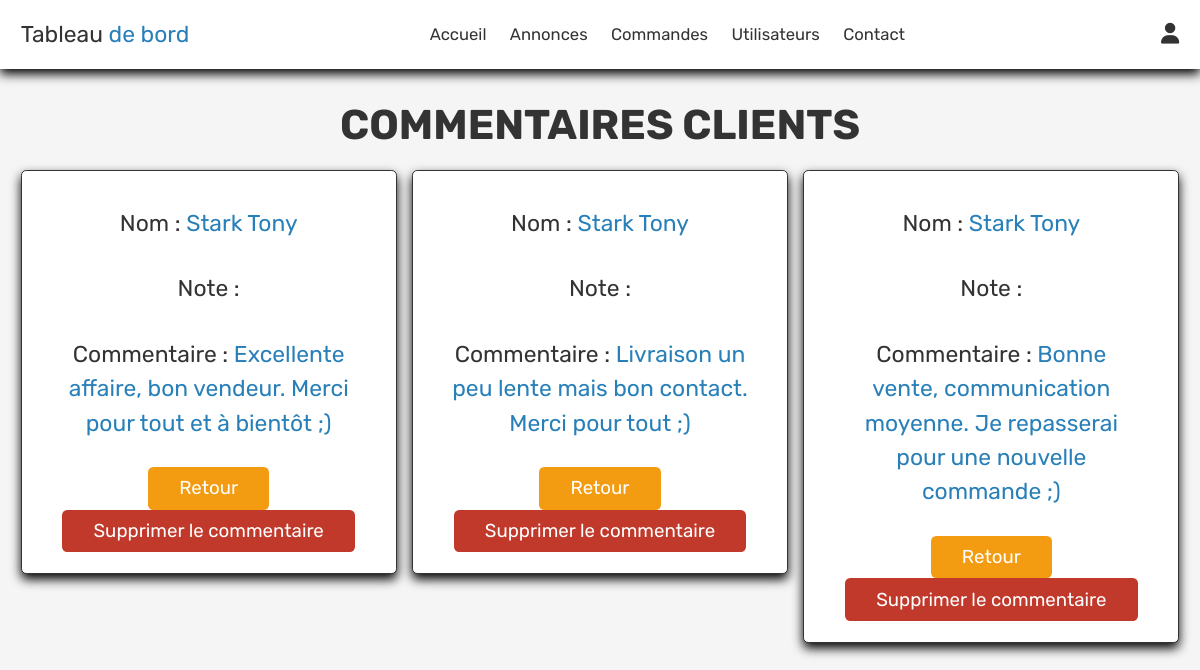
Screenshot of /admin/avis_client.php (signed in) with the database file from the repository.
### tables this page shows
CREATE TABLE `avis` (
  `id` int(100) NOT NULL,
  `num_commande` int(11) DEFAULT NULL,
  `idvendeur` int(11) DEFAULT NULL,
  `client_id` int(100) NOT NULL,
  `nom_vendeur` varchar(50) NOT NULL,
  `nom_client` varchar(100) NOT NULL,
  `note` int(11) NOT NULL,
  `avis` varchar(500) NOT NULL,
  `image` varchar(1000) NOT NULL
);

### admin/avis_client.php (the view, shortened to what this page needs)
<?php
include 'admins/config.php';
$vendeur_id = $_SESSION['vendeur_id'];
?>
<!DOCTYPE html>
<html lang="en">
<head>
    <link rel="stylesheet" href="https://cdnjs.cloudflare.com/ajax/libs/font-awesome/6.2.0/css/all.min.css"
 />
    <link rel="stylesheet" href="https://maxst.icons8.com/vue-static/landings/line-awesome/line-awesome/1.3.0/css/line-awesome.min.css">
    <link rel="stylesheet" href="admins/css/admin.css">
</head>
<body>
    <?php include 'vendeur_header.php'; ?>
    <section class="messages">
        <h1 class="titre">Commentaires clients</h1>
        <div class="box-container">
            <?php
                $select_message = mysqli_query($con, "SELECT * FROM `avis`
                    WHERE idvendeur = '$vendeur_id'")
                    or die("Echec de la requête");
                if(mysqli_num_rows($select_message) > 0){
                    while ($fetch_message = mysqli_fetch_assoc($select_message)) {
            ?>
            <div class="box">
                <p> Nom : <span><?php echo $fetch_message['nom_client']; ?></span></p>
                <p> Note :
                </p>
                <p> Commentaire : <span><?php echo $fetch_message['avis']; ?></span></p>
                <a href="board_vendeur.php" class="option-btn">Retour</a>
                <a href="avis_client.php?delete=<?php echo $fetch_message['id']; ?>"
                    class="delete-btn" onclick="return confirm('Voulez-vous supprimer ce commentaire ?');">Supprimer le commentaire
                </a>
            </div>
            <?php
                };
            }else{
                echo "<p class='vide' style='color: var(--rouge);'>Vous n'avez pas encore d'avis client</p>";
            }
            ?>
        </div>
    </section>
</body>
</html>

### admin/admins/css/admin.css (style rules this page uses)
:root { --bleu: #2980b9; --rouge: #c0392b; --orange: #f39c12; --violet:#8e44ad; --jaune-clair: #faea73; --noir: #333; --blanc: #fff; --couleur-claire: #666; --blanc-clair: #ccc; --bg-clair: #f5f5f5; --box-shadow: 0 .5rem 1rem rgba(0, 0, 0, 1); --border: .1rem solid var(--noir); }
* { font-family: 'Rubik', sans-serif; margin: 0; padding: 0; box-sizing: border-box; outline: none; border: none; text-decoration: none; transition: all 0.2s linear; }
html { font-size: 65%; overflow-x: hidden; background-color: var(--blanc-clair); }
body { background-color: var(--bg-clair); }
section { padding: 3rem 2rem; }
.titre { text-align: center; margin-bottom: 2rem; text-transform: uppercase; color: var(--noir); font-size: 4rem; }
.btn, .option-btn, .delete-btn, .white-btn { display: inline-block; margin-top: 1rem; padding: 1rem 3rem; cursor: pointer; color: var(--blanc); font-size: 1.8rem; border-radius: .5rem; }
.option-btn { background-color: var(--orange); }
.delete-btn { background-color: var(--rouge); }
.messages .box { border-radius: .5rem; padding: 2rem; background-color: var(--blanc); box-shadow: var(--box-shadow); border: var(--border); text-align: center; }
.messages .box-container { display: grid; grid-template-columns: repeat(auto-fit, minmax(30rem, 1fr)); gap: 1.5rem; max-width: 1200px; margin: 0 auto; align-items: flex-start; }
.messages .box-container p { padding: 1.5rem; color: var(--noir); font-size: 2.2rem; line-height: 1.5; }
.messages .box-container .box p span { color: var(--bleu); }
.messages .box-container .box .delete-btn { margin-top: 0; }

### rows the page displays
avis: nom_client "Stark Tony", avis "Excellente affaire, bon vendeur. Merci pour tout et à bientôt ;)"
avis: nom_client "Stark Tony", avis "Livraison un peu lente mais bon contact. Merci pour tout ;)"
avis: nom_client "Stark Tony", avis "Bonne vente, communication moyenne. Je repasserai pour une nouvelle commande ;)"
